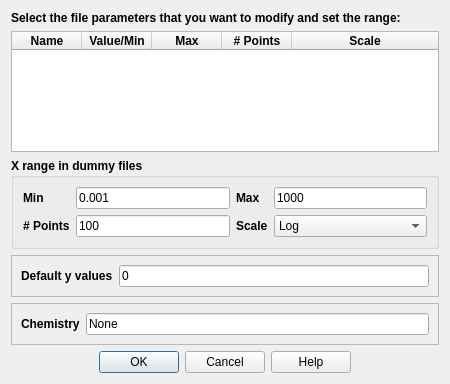
<?xml version="1.0" encoding="UTF-8"?>
<ui version="4.0">
 <class>Dialog</class>
 <widget class="QDialog" name="Dialog">
  <property name="geometry">
   <rect>
    <x>0</x>
    <y>0</y>
    <width>450</width>
    <height>384</height>
   </rect>
  </property>
  <property name="windowTitle">
   <string>New Dummy File(s)</string>
  </property>
  <layout class="QVBoxLayout" name="verticalLayout">
   <item>
    <widget class="QLabel" name="label_6">
     <property name="font">
      <font>
       <weight>75</weight>
       <bold>true</bold>
      </font>
     </property>
     <property name="text">
      <string>Select the file parameters that you want to modify and set the range: </string>
     </property>
    </widget>
   </item>
   <item>
    <widget class="QTreeWidget" name="parameterTreeWidget">
     <property name="font">
      <font>
       <weight>50</weight>
       <bold>false</bold>
      </font>
     </property>
     <property name="layoutDirection">
      <enum>Qt::LeftToRight</enum>
     </property>
     <property name="frameShape">
      <enum>QFrame::StyledPanel</enum>
     </property>
     <property name="frameShadow">
      <enum>QFrame::Plain</enum>
     </property>
     <property name="horizontalScrollBarPolicy">
      <enum>Qt::ScrollBarAsNeeded</enum>
     </property>
     <property name="editTriggers">
      <set>QAbstractItemView::NoEditTriggers</set>
     </property>
     <property name="tabKeyNavigation">
      <bool>false</bool>
     </property>
     <property name="showDropIndicator" stdset="0">
      <bool>false</bool>
     </property>
     <property name="alternatingRowColors">
      <bool>true</bool>
     </property>
     <property name="selectionMode">
      <enum>QAbstractItemView::SingleSelection</enum>
     </property>
     <property name="rootIsDecorated">
      <bool>false</bool>
     </property>
     <property name="uniformRowHeights">
      <bool>true</bool>
     </property>
     <property name="itemsExpandable">
      <bool>false</bool>
     </property>
     <property name="animated">
      <bool>false</bool>
     </property>
     <property name="headerHidden">
      <bool>false</bool>
     </property>
     <property name="expandsOnDoubleClick">
      <bool>false</bool>
     </property>
     <attribute name="headerVisible">
      <bool>true</bool>
     </attribute>
     <attribute name="headerDefaultSectionSize">
      <number>70</number>
     </attribute>
     <attribute name="headerStretchLastSection">
      <bool>true</bool>
     </attribute>
     <column>
      <property name="text">
       <string>Name</string>
      </property>
      <property name="font">
       <font>
        <weight>75</weight>
        <bold>true</bold>
       </font>
      </property>
      <property name="textAlignment">
       <set>AlignHCenter|AlignVCenter|AlignCenter</set>
      </property>
     </column>
     <column>
      <property name="text">
       <string>Value/Min</string>
      </property>
      <property name="font">
       <font>
        <weight>75</weight>
        <bold>true</bold>
       </font>
      </property>
      <property name="textAlignment">
       <set>AlignHCenter|AlignVCenter|AlignCenter</set>
      </property>
     </column>
     <column>
      <property name="text">
       <string>Max</string>
      </property>
      <property name="font">
       <font>
        <weight>75</weight>
        <bold>true</bold>
       </font>
      </property>
      <property name="textAlignment">
       <set>AlignHCenter|AlignVCenter|AlignCenter</set>
      </property>
     </column>
     <column>
      <property name="text">
       <string># Points</string>
      </property>
      <property name="font">
       <font>
        <weight>75</weight>
        <bold>true</bold>
       </font>
      </property>
      <property name="textAlignment">
       <set>AlignHCenter|AlignVCenter|AlignCenter</set>
      </property>
     </column>
     <column>
      <property name="text">
       <string>Scale</string>
      </property>
      <property name="font">
       <font>
        <weight>75</weight>
        <bold>true</bold>
       </font>
      </property>
      <property name="textAlignment">
       <set>AlignHCenter|AlignVCenter|AlignCenter</set>
      </property>
     </column>
    </widget>
   </item>
   <item>
    <widget class="QGroupBox" name="groupBox">
     <property name="font">
      <font>
       <weight>75</weight>
       <bold>true</bold>
      </font>
     </property>
     <property name="title">
      <string>X range in dummy files</string>
     </property>
     <layout class="QGridLayout" name="gridLayout">
      <item row="1" column="0">
       <widget class="QLabel" name="label_3">
        <property name="text">
         <string># Points</string>
        </property>
       </widget>
      </item>
      <item row="0" column="1">
       <widget class="QLineEdit" name="xminLineEdit">
        <property name="font">
         <font>
          <weight>50</weight>
          <bold>false</bold>
         </font>
        </property>
        <property name="text">
         <string>0.001</string>
        </property>
       </widget>
      </item>
      <item row="0" column="2">
       <widget class="QLabel" name="label_2">
        <property name="text">
         <string>Max</string>
        </property>
       </widget>
      </item>
      <item row="0" column="0">
       <widget class="QLabel" name="label">
        <property name="text">
         <string>Min</string>
        </property>
       </widget>
      </item>
      <item row="0" column="3">
       <widget class="QLineEdit" name="xmaxLineEdit">
        <property name="font">
         <font>
          <weight>50</weight>
          <bold>false</bold>
         </font>
        </property>
        <property name="text">
         <string>1000</string>
        </property>
       </widget>
      </item>
      <item row="1" column="1">
       <widget class="QLineEdit" name="npointsLineEdit">
        <property name="font">
         <font>
          <weight>50</weight>
          <bold>false</bold>
         </font>
        </property>
        <property name="text">
         <string>100</string>
        </property>
       </widget>
      </item>
      <item row="1" column="3">
       <widget class="QComboBox" name="scaleComboBox">
        <property name="font">
         <font>
          <weight>50</weight>
          <bold>false</bold>
         </font>
        </property>
        <item>
         <property name="text">
          <string>Log</string>
         </property>
        </item>
        <item>
         <property name="text">
          <string>Linear</string>
         </property>
        </item>
       </widget>
      </item>
      <item row="1" column="2">
       <widget class="QLabel" name="label_4">
        <property name="text">
         <string>Scale</string>
        </property>
       </widget>
      </item>
     </layout>
    </widget>
   </item>
   <item>
    <widget class="QFrame" name="frame">
     <property name="frameShape">
      <enum>QFrame::StyledPanel</enum>
     </property>
     <property name="frameShadow">
      <enum>QFrame::Raised</enum>
     </property>
     <layout class="QHBoxLayout" name="horizontalLayout">
      <item>
       <widget class="QLabel" name="label_5">
        <property name="font">
         <font>
          <weight>75</weight>
          <bold>true</bold>
         </font>
        </property>
        <property name="text">
         <string>Default y values</string>
        </property>
       </widget>
      </item>
      <item>
       <widget class="QLineEdit" name="yvaluesLineEdit">
        <property name="text">
         <string>0</string>
        </property>
       </widget>
      </item>
     </layout>
    </widget>
   </item>
   <item>
    <widget class="QFrame" name="frame_2">
     <property name="frameShape">
      <enum>QFrame::StyledPanel</enum>
     </property>
     <property name="frameShadow">
      <enum>QFrame::Raised</enum>
     </property>
     <layout class="QHBoxLayout" name="horizontalLayout_2">
      <item>
       <widget class="QLabel" name="label_7">
        <property name="font">
         <font>
          <weight>75</weight>
          <bold>true</bold>
         </font>
        </property>
        <property name="text">
         <string>Chemistry</string>
        </property>
       </widget>
      </item>
      <item>
       <widget class="QLineEdit" name="chemLineEdit">
        <property name="text">
         <string>None</string>
        </property>
       </widget>
      </item>
     </layout>
    </widget>
   </item>
   <item>
    <widget class="QDialogButtonBox" name="buttonBox">
     <property name="orientation">
      <enum>Qt::Horizontal</enum>
     </property>
     <property name="standardButtons">
      <set>QDialogButtonBox::Cancel|QDialogButtonBox::Help|QDialogButtonBox::Ok</set>
     </property>
     <property name="centerButtons">
      <bool>true</bool>
     </property>
    </widget>
   </item>
  </layout>
 </widget>
 <resources/>
 <connections>
  <connection>
   <sender>buttonBox</sender>
   <signal>accepted()</signal>
   <receiver>Dialog</receiver>
   <slot>accept()</slot>
   <hints>
    <hint type="sourcelabel">
     <x>248</x>
     <y>254</y>
    </hint>
    <hint type="destinationlabel">
     <x>157</x>
     <y>274</y>
    </hint>
   </hints>
  </connection>
  <connection>
   <sender>buttonBox</sender>
   <signal>rejected()</signal>
   <receiver>Dialog</receiver>
   <slot>reject()</slot>
   <hints>
    <hint type="sourcelabel">
     <x>316</x>
     <y>260</y>
    </hint>
    <hint type="destinationlabel">
     <x>286</x>
     <y>274</y>
    </hint>
   </hints>
  </connection>
 </connections>
</ui>
